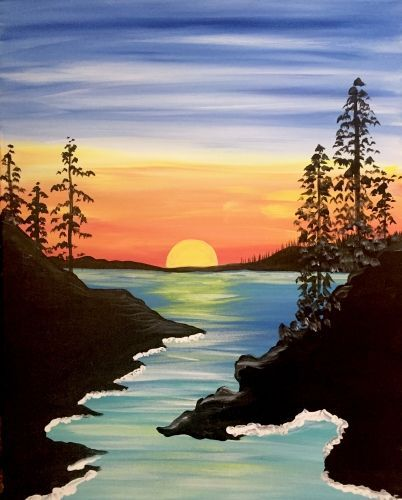
#> input picture Arnav Gupta/CV/input.jpg, 402 x 500 px, found by its file name
$ python 240949cvassingment.py
#> lines starting #> are read from the running program, lines starting #| are printed output that depends on the picture; after the words box and inside, x2 and y2 are one past the last pixel; in counts of white or black regions, pixels touching at a corner belong together
import cv2
import numpy as np

def image_to_braille(image_path, output_txt="output.txt", threshold=127):
    # Load the image in grayscale
#> called with image_path = 'input.jpg', output_txt = 'output.txt', threshold = 127
    img = cv2.imread(image_path, cv2.IMREAD_GRAYSCALE)
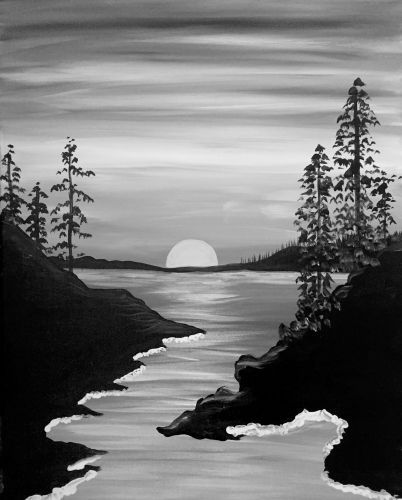
#> img: shape (500, 402); min 0, max 250, mean 115.2
    if img is None:
        print("Image not found or path is incorrect")
        return

    # Resize to fit Braille grid (width multiple of 2, height multiple of 4)
    h, w = img.shape
#> h = 500; w = 402
    h -= h % 4
    w -= w % 2
    img = cv2.resize(img, (w, h))

    # Normalize and binarize
    _, binary = cv2.threshold(img, threshold, 255, cv2.THRESH_BINARY_INV)
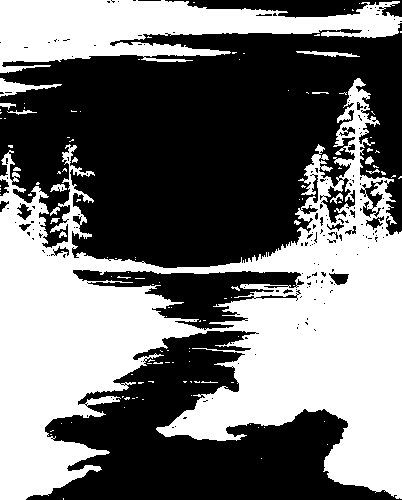
#> binary: shape (500, 402); 45.2% white; 120 white regions (101 under 20 px), largest, box (x1, y1, x2, y2) and area: (0, 78, 402, 500) 73649, (0, 0, 402, 73) 15689, (0, 78, 62, 97) 424

    # Dot positions in Braille Unicode character
    dot_offsets = [
        (0, 0),  # dot 1
        (1, 0),  # dot 2
        (2, 0),  # dot 3
        (0, 1),  # dot 4
        (1, 1),  # dot 5
        (2, 1),  # dot 6
        (3, 0),  # dot 7
        (3, 1),  # dot 8
    ]

    output_lines = []

    for y in range(0, h, 4):
        line = ''
        for x in range(0, w, 2):
            dots = 0
            for i, (dy, dx) in enumerate(dot_offsets):
                px = binary[y + dy, x + dx]
                if px > 0:
                    dots |= 1 << i
            braille_char = chr(0x2800 + dots)
            line += braille_char
        output_lines.append(line)
#> after the loop, output_lines = 125 items

    # Write to file
    with open(output_txt, 'w', encoding='utf-8') as f:
        for line in output_lines:
            f.write(line + '\n')
#> this loop made 125 passes

    print(f"Braille output saved to '{output_txt}'")

# Example usage
image_to_braille("input.jpg")
